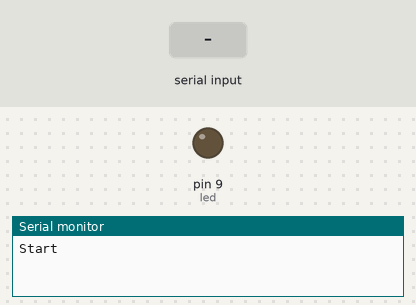
Bench run of a sketch on a simulated Arduino Uno, built with avr-gcc and run on an emulated ATmega328P. Parts: output pins drawn as LEDs (lit = HIGH), the last lines printed to the serial monitor. The test bench sets the inputs (shaded band).

Above: at 1.2 s.
1.3 s: "90,45\n" received over Serial
At 2.1 s:
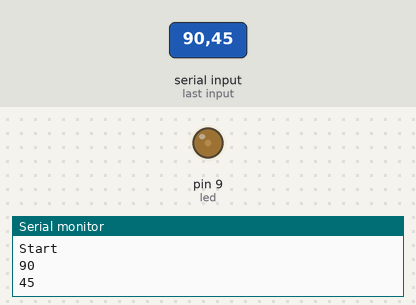
3.8 s: "30,150\n" received over Serial
At 4.6 s:
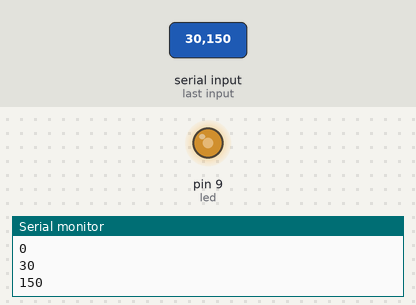
6.3 s: "200\n" received over Serial
At 7.1 s:
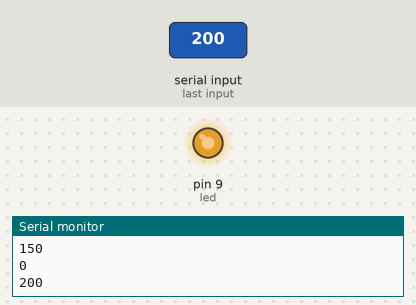
Timing chart, 0 to 9.3 s (numbered marks = the images above; inputs shaded):
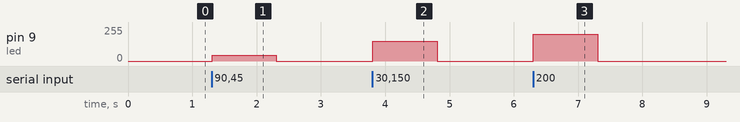

The sketch:

6_LED_PNP.ino
```cpp
#define led 9

void setup()
{
  pinMode(led,OUTPUT);
  analogWrite(led,255);

  Serial.begin(9600);
  Serial.println("Start");
}

int pwm = 0;

void loop()
{
  if(Serial.available())
  {
    pwm = Serial.parseInt();
    Serial.println(pwm);
  }
  analogWrite(led,pwm);
}
```

Measured:
- after the input at 1.3 s, pin 9 (led): 0/255 → 45/255 at once, → 0/255 1.0 s later
- after the input at 3.8 s, pin 9 (led): 0/255 → 150/255 at once, → 0/255 1.0 s later
- after the input at 6.3 s, pin 9 (led): 0/255 → 200/255 at once, → 0/255 1.0 s later
